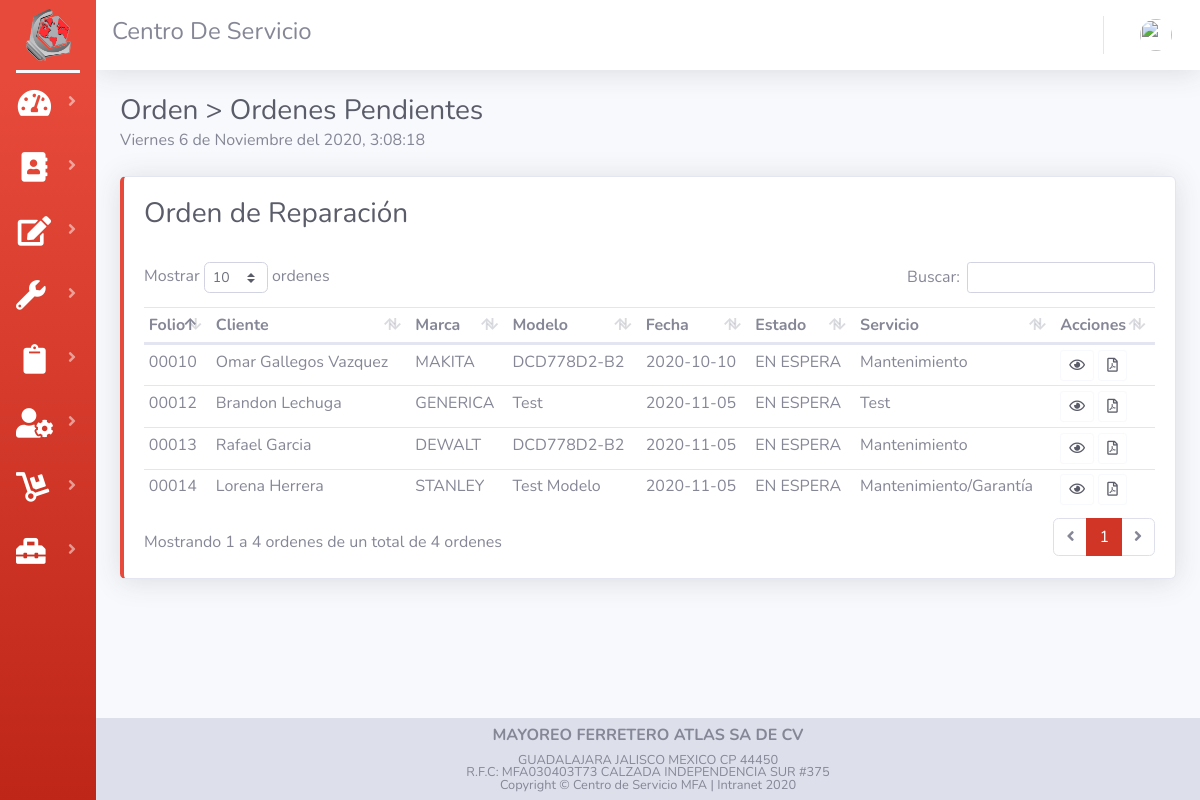
/listaOrden.php, run on the app's committed database.
### tables this page shows
CREATE TABLE `tab_cliente`  (
  `id_cliente` int(11) NOT NULL AUTO_INCREMENT,
  `nom_cliente` varchar(50) NOT NULL,
  `dir_cliente` varchar(70) NOT NULL,
  `mun_cliente` varchar(25) NOT NULL,
  `cp_cliente` int(11) NOT NULL,
  `tel_cliente` varchar(20) NOT NULL,
  `rfc_cliente` varchar(15) NOT NULL,
  `mail_cliente` varchar(50) NOT NULL,
  PRIMARY KEY (`id_cliente`) USING BTREE
);

CREATE TABLE `tab_orden`  (
  `id_orden` int(11) NOT NULL AUTO_INCREMENT,
  `id_cliente` int(11) NOT NULL,
  `code_user` int(11) NOT NULL,
  `fech_entrada` date NOT NULL,
  `fech_salida` date NOT NULL,
  `status_orden` varchar(30) NOT NULL,
  `img` varchar(30) NOT NULL DEFAULT 'CSA.webp',
  `desc_herramienta` varchar(50) NOT NULL,
  `marca_herramienta` varchar(50) NOT NULL,
  `mod_herramienta` varchar(20) NOT NULL,
  `tipo_herramienta` varchar(20) NOT NULL,
  `tipo_servicio` varchar(25) NOT NULL,
  `detalle_servicio` varchar(100) NOT NULL,
  `tec_taller` varchar(30) NOT NULL,
  `pago_orden` varchar(15) NOT NULL,
  `iva_orden` varchar(15) NOT NULL,
  PRIMARY KEY (`id_orden`) USING BTREE,
  INDEX `code_user`(`code_user`) USING BTREE,
  INDEX `id_cliente`(`id_cliente`) USING BTREE
);

### listaOrden.php (the view, shortened to what this page needs)
<?php session_start(); include("assets/controler/conexion.php");?>
<!DOCTYPE html>
<html lang="en">
<head>
    <?php  include("assets/common/header.php");?>
</head>
<body id="page-top">
    <div id="wrapper">
        <?php  include("assets/common/sidebar.php");?>
        <div id="content-wrapper" class="d-flex flex-column">
            <div id="content">
                <?php  include("assets/common/topbar.php");?>
                <div class="container-fluid">
                    <div class="d-sm-flex align-items-center justify-content-between mb-4">
                        <div>
                            <h1 class='h3 mb-0 text-gray-800'>Orden > Ordenes Pendientes</h1>
                            <div id="reloj" style="text-align: left;">
                            </div>
                        </div>
                    </div>
                    <div class="row">
                        <div class="col">
                            <div class="card border-left-danger shadow ">
                                <div class="card-body">
                                    <h1 class='h3 text-gray-800'>Orden de Reparación</h1>
                                    <br>
                                    <div class="table-responsive">
                                        <table class="table table-hover table-sm" id="dataTableOrden" width="100%"
                                            cellspacing="0">
                                            <thead>
                                                <tr>
                                                    <th>Folio</th>
                                                    <th>Cliente</th>
                                                    <th>Marca</th>
                                                    <th>Modelo</th>
                                                    <th>Fecha</th>
                                                    <th>Estado </th>
                                                    <th>Servicio</th>
                                                    <th>Acciones</th>
                                                </tr>
                                            </thead>
                                            <tbody>
                                                <?php
                                        $queryOrden = "SELECT id_orden, id_cliente, marca_herramienta, mod_herramienta, fech_entrada, status_orden, tipo_servicio  FROM tab_orden WHERE status_orden = 'EN ESPERA'";
                                        $rsOrden = mysqli_query($con, $queryOrden) or die ("Error de consulta");
                                          while ($Orden = mysqli_fetch_array($rsOrden)) {
                                            $folio=$Orden['id_orden'];
                                            if(strlen($folio)==1){
                                                $folio="0000".$folio;
                                            }else if(strlen($folio)==2){
                                                $folio="000".$folio;
                                            }else if(strlen($folio)==3){
                                                $folio="00".$folio;
                                            }else if(strlen($folio)==4){
                                                $folio="0".$folio;
                                            }
                                            $queryCliente = "SELECT nom_cliente FROM tab_cliente WHERE id_cliente = $Orden[id_cliente]";
                                            $rsCliente = mysqli_query($con, $queryCliente) or die ("Error de consulta");
                                              while ($Cliente = mysqli_fetch_array($rsCliente)) {
                                            echo "
                                                <tr>
                                                    <td>".$folio."</td>
                                                    <td>".$Cliente['nom_cliente']."</td>
                                                    <td>".$Orden['marca_herramienta']."</td>
                                                    <td>".$Orden['mod_herramienta']."</td>
                                                    <td>".$Orden['fech_entrada']."</td>
                                                    <td>".$Orden['status_orden']."</td>
                                                    <td>".$Orden['tipo_servicio']."</td>
                                                    <td>
                                                        <button type='button' class='btn btn-outline-light text-dark btn-sm BtnOrden' data-toggle='modal' data-target='#modalOrden'value=".$Orden['id_orden'].">
                                                        <i class='far fa-eye'></i></button>
                                                        <button type='button' class='btn btn-outline-light text-dark btn-sm BtnFolio' value=".$Orden['id_orden'].">
                                                        <i class='far fa-file-pdf'></i></button>
                                                    </td>
                                                </tr>
                                            ";
}
                                           }
                                             ?>
                                            </tbody>
                                        </table>
                                    </div>
                                </div>
                            </div>
                            <br>
                        </div>
                    </div>
                </div>
            </div>
            <?php  include_once("assets/common/foter.php");?>
        </div>
    </div>
</body>
</html>

### assets/css/code.css (style rules this page uses)
* { margin: 0; padding: 0; box-sizing: border-box; }

### data on the page
tab_orden: marca_herramienta "MAKITA", mod_herramienta "DCD778D2-B2", fech_entrada "2020-10-10", status_orden "EN ESPERA", tipo_servicio "Mantenimiento"
tab_cliente: folio "00010", nom_cliente "Omar Gallegos Vazquez", $Orden['id_orden'] 10 (drawn)
tab_orden: marca_herramienta "GENERICA", mod_herramienta "Test", fech_entrada "2020-11-05", status_orden "EN ESPERA", tipo_servicio "Test"
tab_cliente: folio "00012", nom_cliente "Brandon Lechuga", $Orden['id_orden'] 12 (drawn)
tab_orden: marca_herramienta "DEWALT", mod_herramienta "DCD778D2-B2", fech_entrada "2020-11-05", status_orden "EN ESPERA", tipo_servicio "Mantenimiento"
tab_cliente: folio "00013", nom_cliente "Rafael Garcia", $Orden['id_orden'] 13 (drawn)
tab_orden: marca_herramienta "STANLEY", mod_herramienta "Test Modelo", fech_entrada "2020-11-05", status_orden "EN ESPERA", tipo_servicio "Mantenimiento/Garantía"
tab_cliente: folio "00014", nom_cliente "Lorena Herrera", $Orden['id_orden'] 14 (drawn)
